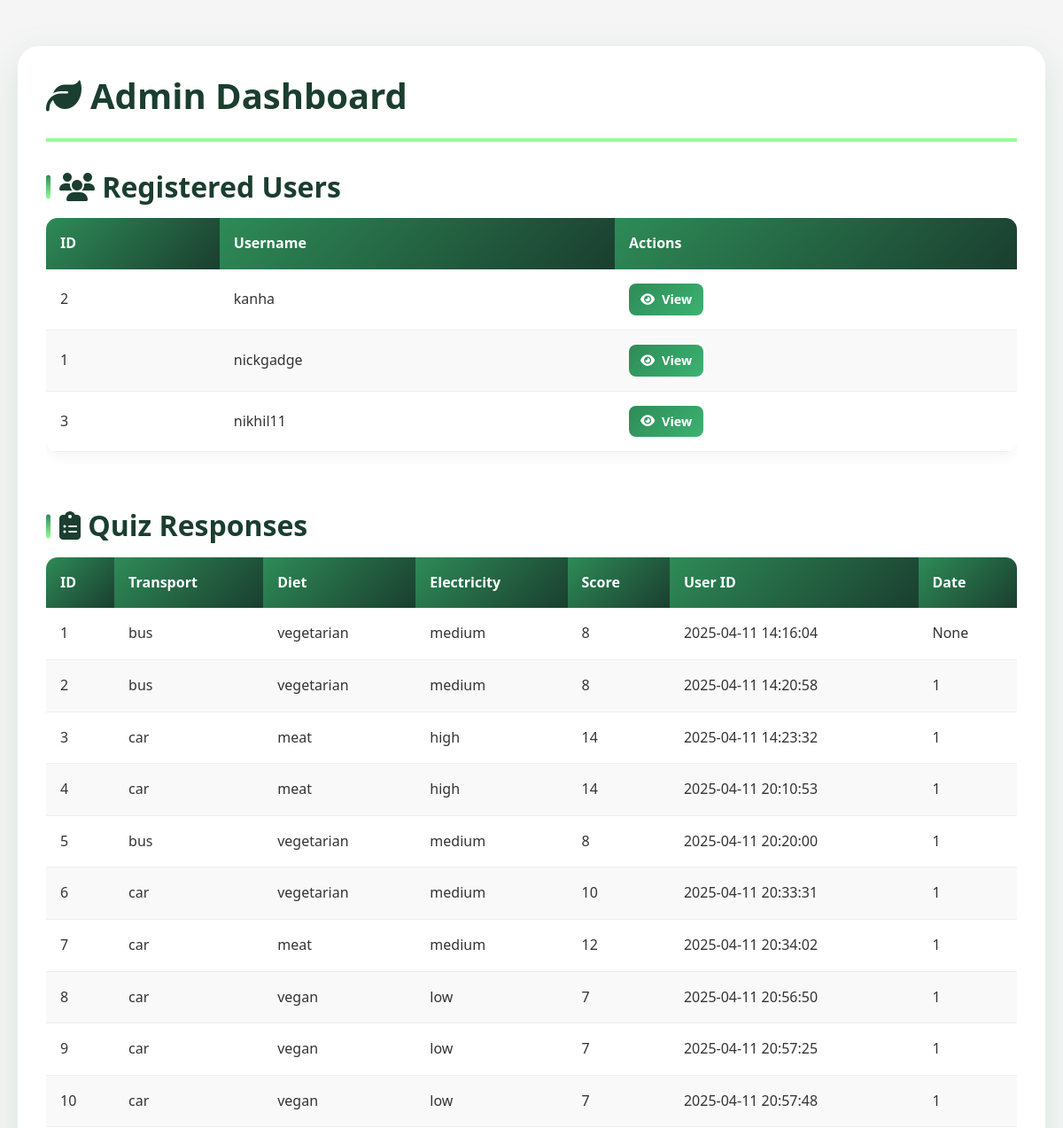
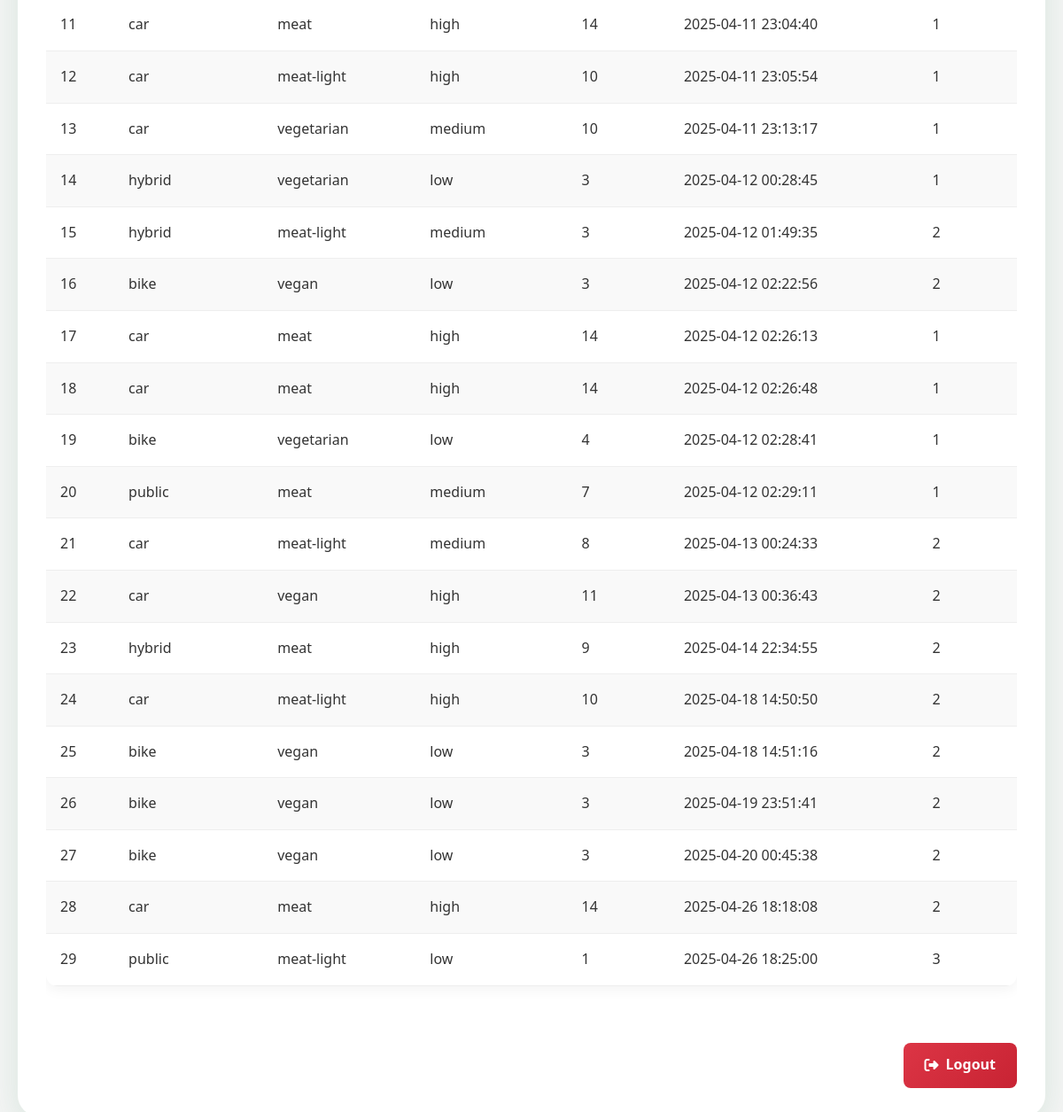
/admin (signed in), run on the app's committed database (2 pictures, top to bottom).
### tables this page shows
CREATE TABLE users (
        id INTEGER PRIMARY KEY AUTOINCREMENT,
        username TEXT UNIQUE NOT NULL,
        password TEXT NOT NULL
    , admin BOOLEAN DEFAULT 0);

CREATE TABLE quiz_responses (
        id INTEGER PRIMARY KEY AUTOINCREMENT,
        transport TEXT,
        diet TEXT,
        electricity TEXT,
        score INTEGER,
        timestamp DATETIME DEFAULT CURRENT_TIMESTAMP
    , user_id INTEGER);

### app.py (the view)
@app.route('/admin')
def admin_panel():
    if 'admin' not in session:
        return redirect('/admin-login')
    conn = sqlite3.connect('eco_data.db')
    c = conn.cursor()
    c.execute('SELECT id, username FROM users')
    users = c.fetchall()
    c.execute('SELECT * FROM quiz_responses')
    responses = c.fetchall()
    conn.close()
    return render_template('admin.html', users=users, responses=responses)

### app.py (called while the page is built)
@app.teardown_appcontext
def close_connection(exception):
    db = getattr(g, '_database', None)
    if db is not None:
        db.close()

### templates/admin.html (shortened to what this page needs)
<!DOCTYPE html>
<html lang="en">
<head>
    <link href="https://cdn.jsdelivr.net/npm/bootstrap@5.3.0/dist/css/bootstrap.min.css" rel="stylesheet">
    <link rel="stylesheet" href="https://cdnjs.cloudflare.com/ajax/libs/animate.css/4.1.1/animate.min.css">
    <link rel="stylesheet" href="https://cdnjs.cloudflare.com/ajax/libs/font-awesome/6.4.0/css/all.min.css">
</head>
<body>
    <div class="admin-container animate__animated animate__fadeIn">
        <div class="admin-header">
            <h1><i class="fas fa-leaf"></i> Admin Dashboard</h1>
        </div>
        <div class="admin-content">
            <h2 class="section-title animate__animated animate__fadeInLeft">
                <i class="fas fa-users"></i> Registered Users
            </h2>
            <div class="table-responsive">
                <table class="admin-table">
                    <thead>
                        <tr>
                            <th>ID</th>
                            <th>Username</th>
                            <th>Actions</th>
                        </tr>
                    </thead>
                    <tbody>
                        {% for user in users %}
                        <tr class="animate__animated animate__fadeInUp">
                            <td>{{ user[0] }}</td>
                            <td>{{ user[1] }}</td>
                            <td>
                                <a href="#" class="btn-admin" style="padding: 0.4rem 0.8rem; font-size: 0.9rem;">
                                    <i class="fas fa-eye"></i> View
                                </a>
                            </td>
                        </tr>
                        {% endfor %}
                    </tbody>
                </table>
            </div>
            <h2 class="section-title animate__animated animate__fadeInLeft">
                <i class="fas fa-clipboard-list"></i> Quiz Responses
            </h2>
            <div class="table-responsive">
                <table class="admin-table">
                    <thead>
                        <tr>
                            <th>ID</th>
                            <th>Transport</th>
                            <th>Diet</th>
                            <th>Electricity</th>
                            <th>Score</th>
                            <th>User ID</th>
                            <th>Date</th>
                        </tr>
                    </thead>
                    <tbody>
                        {% for r in responses %}
                        <tr class="animate__animated animate__fadeInUp">
                            <td>{{ r[0] }}</td>
                            <td>{{ r[1] }}</td>
                            <td>{{ r[2] }}</td>
                            <td>{{ r[3] }}</td>
                            <td>{{ r[4] }}</td>
                            <td>{{ r[5] }}</td>
                            <td>{{ r[6] if r|length > 6 else 'N/A' }}</td>
                        </tr>
                        {% endfor %}
                    </tbody>
                </table>
            </div>
            <div class="admin-actions">
                <a href="/admin/logout" class="btn-admin btn-logout">
                    <i class="fas fa-sign-out-alt"></i> Logout
                </a>
            </div>
        </div>
    </div>
</body>
</html>

### templates/admin.html (style rules this page uses)
:root { --primary-color: #2e8b57; --secondary-color: #3cb371; --accent-color: #98fb98; --dark-color: #1a3e2f; --light-color: #f8f9fa; }
body { font-family: 'Segoe UI', Tahoma, Geneva, Verdana, sans-serif; background-color: #f5f5f5; color: #333; line-height: 1.6; padding: 20px; }
.admin-container { max-width: 1200px; margin: 2rem auto; padding: 2rem; background: white; border-radius: 1.5rem; box-shadow: 0 12px 40px rgba(46, 139, 87, 0.15); animation: fadeIn 0.8s ease-out; }
.admin-header { color: var(--dark-color); margin-bottom: 2rem; padding-bottom: 1rem; border-bottom: 4px solid var(--accent-color); }
.admin-header h1 { font-weight: 800; display: flex; align-items: center; gap: 10px; }
.section-title { color: var(--dark-color); margin: 2rem 0 1rem; font-weight: 700; position: relative; padding-left: 15px; }
.section-title::before { content: ''; position: absolute; left: 0; top: 50%; transform: translateY(-50%); height: 70%; width: 5px; background: linear-gradient(to bottom, var(--primary-color), var(--accent-color)); border-radius: 3px; }
.admin-table { width: 100%; border-collapse: collapse; margin-bottom: 2rem; box-shadow: 0 4px 15px rgba(0,0,0,0.05); border-radius: 0.8rem; overflow: hidden; }
.admin-table th { background: linear-gradient(135deg, var(--primary-color), var(--dark-color)); color: white; padding: 1rem; text-align: left; font-weight: 600; }
.admin-table td { padding: 1rem; border-bottom: 1px solid #eee; }
.admin-table tr:nth-child(even) { background-color: #f9f9f9; }
.admin-actions { display: flex; justify-content: flex-end; gap: 1rem; margin-top: 2rem; }
.btn-admin { background: linear-gradient(135deg, var(--primary-color), var(--secondary-color)); border: none; padding: 0.8rem 1.5rem; font-size: 1rem; font-weight: 600; border-radius: 0.5rem; color: white; cursor: pointer; transition: all 0.3s ease; text-decoration: none; display: inline-flex; align-items: center; gap: 0.5rem; }
.btn-logout { background: linear-gradient(135deg, #dc3545, #c82333); }

### data on the page
users: id "2", username "kanha"
users: id "1", username "nickgadge"
users: id "3", username "nikhil11"
quiz_responses: id "1", transport "bus", diet "vegetarian", electricity "medium", score "8", timestamp "2025-04-11 14:16:04", r "None"
quiz_responses: id "2", transport "bus", diet "vegetarian", electricity "medium", score "8", timestamp "2025-04-11 14:20:58", user "1"
quiz_responses: id "3", transport "car", diet "meat", electricity "high", score "14", timestamp "2025-04-11 14:23:32", user "1"
quiz_responses: id "4", transport "car", diet "meat", electricity "high", score "14", timestamp "2025-04-11 20:10:53", user "1"
quiz_responses: id "5", transport "bus", diet "vegetarian", electricity "medium", score "8", timestamp "2025-04-11 20:20:00", user "1"
quiz_responses: id "6", transport "car", diet "vegetarian", electricity "medium", score "10", timestamp "2025-04-11 20:33:31", user "1"
quiz_responses: id "7", transport "car", diet "meat", electricity "medium", score "12", timestamp "2025-04-11 20:34:02", user "1"
quiz_responses: id "8", transport "car", diet "vegan", electricity "low", score "7", timestamp "2025-04-11 20:56:50", user "1"
quiz_responses: id "9", transport "car", diet "vegan", electricity "low", score "7", timestamp "2025-04-11 20:57:25", user "1"
quiz_responses: id "10", transport "car", diet "vegan", electricity "low", score "7", timestamp "2025-04-11 20:57:48", user "1"
quiz_responses: id "11", transport "car", diet "meat", electricity "high", score "14", timestamp "2025-04-11 23:04:40", user "1"
quiz_responses: id "12", transport "car", diet "meat-light", electricity "high", score "10", timestamp "2025-04-11 23:05:54", user "1"
quiz_responses: id "13", transport "car", diet "vegetarian", electricity "medium", score "10", timestamp "2025-04-11 23:13:17", user "1"
quiz_responses: id "14", transport "hybrid", diet "vegetarian", electricity "low", score "3", timestamp "2025-04-12 00:28:45", user "1"
quiz_responses: id "15", transport "hybrid", diet "meat-light", electricity "medium", score "3", timestamp "2025-04-12 01:49:35", user "2"
quiz_responses: id "16", transport "bike", diet "vegan", electricity "low", score "3", timestamp "2025-04-12 02:22:56", user "2"
quiz_responses: id "17", transport "car", diet "meat", electricity "high", score "14", timestamp "2025-04-12 02:26:13", user "1"
quiz_responses: id "18", transport "car", diet "meat", electricity "high", score "14", timestamp "2025-04-12 02:26:48", user "1"
quiz_responses: id "19", transport "bike", diet "vegetarian", electricity "low", score "4", timestamp "2025-04-12 02:28:41", user "1"
quiz_responses: id "20", transport "public", diet "meat", electricity "medium", score "7", timestamp "2025-04-12 02:29:11", user "1"
quiz_responses: id "21", transport "car", diet "meat-light", electricity "medium", score "8", timestamp "2025-04-13 00:24:33", user "2"
quiz_responses: id "22", transport "car", diet "vegan", electricity "high", score "11", timestamp "2025-04-13 00:36:43", user "2"
quiz_responses: id "23", transport "hybrid", diet "meat", electricity "high", score "9", timestamp "2025-04-14 22:34:55", user "2"
quiz_responses: id "24", transport "car", diet "meat-light", electricity "high", score "10", timestamp "2025-04-18 14:50:50", user "2"
quiz_responses: id "25", transport "bike", diet "vegan", electricity "low", score "3", timestamp "2025-04-18 14:51:16", user "2"
quiz_responses: id "26", transport "bike", diet "vegan", electricity "low", score "3", timestamp "2025-04-19 23:51:41", user "2"
quiz_responses: id "27", transport "bike", diet "vegan", electricity "low", score "3", timestamp "2025-04-20 00:45:38", user "2"
quiz_responses: id "28", transport "car", diet "meat", electricity "high", score "14", timestamp "2025-04-26 18:18:08", user "2"
quiz_responses: id "29", transport "public", diet "meat-light", electricity "low", score "1", timestamp "2025-04-26 18:25:00", user "3"
